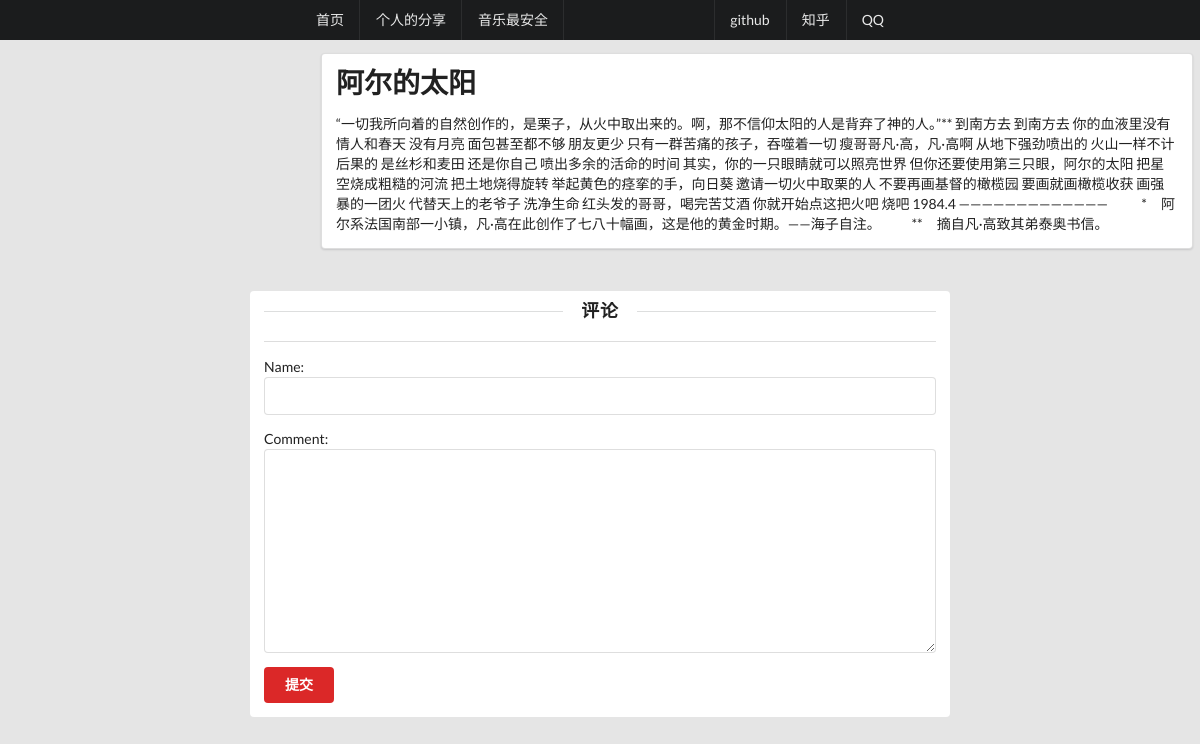
The app's page /detail/6 with its own data.
### blogapp/models.py (models this page shows, shortened)
class Aritcle(models.Model):
    handline = models.CharField(null=True,blank=True,max_length=500)
    content = models.TextField(null=True,blank=True)
    hand_img = models.ImageField(upload_to="upload",null = False,blank=True)
    TAG_CHOICES = (
        ('网站开发','网站开发'),
        ('随笔、行记','随笔、行记'),
    )
    tag = models.CharField(null=True,blank=True,max_length=5,choices=TAG_CHOICES)

### blogapp/views.py (the view, shortened to what this page needs)
# urls.py: url(r'^detail/(?P<page_num>\d+)$', detail, name='detail'),
def detail(request,page_num):
    if request.method == "GET":
        form = CommentForm
    context = {}
    article = Aritcle.objects.get(id=page_num)
    context['article'] = article
    context['form'] = form
    return render(request, 'detail.html', context)

### blogapp/templates/detail.html (shortened to what this page needs)
<!DOCTYPE html>
{% load staticfiles %}
<html lang="en">
    <head>
        <link href="{% static 'css/semantic.css' %}" rel="stylesheet">
        <link rel="stylesheet" type="" href="{% static 'css/cousom.css' %}">
    </head>
    <body style="background-color:#e5e5e5">
    <div class="ui fixed inverted menu">
        <a href="{% url 'first' %}" class="item">首页</a>
        <a href="{% url 'index' %}" class="item">个人的分享</a>
        <a href="" class="item">音乐最安全</a>
        <div class="right menu">
        <a href="https://github.com/RBtzw" class="item">github</a>
        <a href="https://www.zhihu.com/people/li-han-sheng-99/activities" class="item">知乎</a>
        <a href="tencent://message/?uin=309096436&Site=400301.com&Menu=yes" class="item">QQ</a>
        </div>
    </div>
    <div class="ui grid">
        <div class="four wide column">
        </div>
        <div class="ten wide column">
            <div class="ui basic segment" style="width:900px">
            <div class="ui segment">
                <h1 class="ui header">
                    {{ article.handline }}
                </h1>
                <p>
                    {{ article.content }}
                </p>
            </div>
            </div>
        </div>>
              <div class="ui segment container" style="width:700px;border:none;box-shadow:none">
            <h3 class="ui horizontal  divider header" style="">评论</h3>
            <div class="ui divider"></div>
            <form class="ui error tiny form"  method="post">
                {{ form.as_p }}
                <button type="submit" class="ui red button" >提交</button>
            </form>
        </div>
    </body>
</html>

### blogapp/static/css/cousom.css (style rules this page uses)
.ui.fixed.inverted.menu { padding: 0px 300px 0px 300px; }

### records on screen
Aritcle: handline "阿尔的太阳", content "“一切我所向着的自然创作的，是栗子，从火中取出来的。啊，那不信仰太阳的人是背弃了神的人。”** 到南方去 到南方去 你的血液里没有情人和春天 没有月亮 面包甚至都不够 朋友更少 只有一群苦痛的孩子，吞噬着一切 瘦哥哥凡·高，凡·高啊 从地下强劲喷出的 火山一样不计后果的 是丝杉和麦田 还是你自己 喷出多余的活命的时间 其实，你的一只眼睛就可以照亮世界 但你还要使用第三只眼，阿尔的太阳 把星空烧成粗糙的河流 把土地烧得旋转 举起黄色的痉挛的手，向日葵 邀请一切火中取栗的人 不要再画基督的橄榄园 要画就画橄榄收获 画强暴的一团火 代替天上的老爷子 洗净生命 红头发的哥哥，喝完苦艾酒 你就开始点这把火吧 烧吧 1984.4 ————————————— * 阿尔系法国南部一小镇，凡·高在此创作了七八十幅画，这是他的黄金时期。——海子自注。 ** 摘自凡·高致其弟泰奥书信。"
